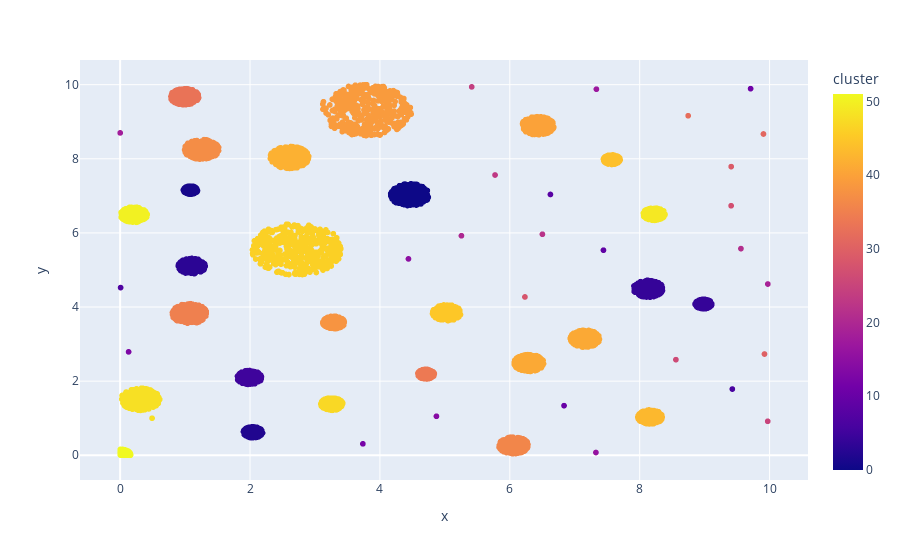

Write notebook code for a chart like this one.
### Markdown cell above
![image.png](attachment:image.png)

### Code cell
from plotly import express as px
import pandas as pd

df = pd.concat([pd.DataFrame(item, columns=['x', 'y']).assign(cluster=id) for id, item in enumerate(clusters)])
px.scatter(df, x='x', y='y', color='cluster', width=900)

### Figure 1 — Plotly figure (JSON) as saved in the notebook; plotly's stock layout.template omitted (floating-point values rounded to 4 significant figures; data arrays with more than 128 entries replaced by an {"elided": "..."} marker saying what was removed)
{"data": [{"hovertemplate": "x=%{x}<br>y=%{y}<br>cluster=%{marker.color}<extra></extra>", "legendgroup": "", "marker": {"color": {"elided": "11196 int values"}, "coloraxis": "coloraxis", "symbol": "circle"}, "mode": "markers", "name": "", "showlegend": false, "type": "scattergl", "x": {"elided": "11196 float values"}, "xaxis": "x", "y": {"elided": "11196 float values"}, "yaxis": "y"}], "layout": {"coloraxis": {"colorbar": {"title": {"text": "cluster"}}, "colorscale": [[0, "#0d0887"], [0.1111, "#46039f"], [0.2222, "#7201a8"], [0.3333, "#9c179e"], [0.4444, "#bd3786"], [0.5556, "#d8576b"], [0.6667, "#ed7953"], [0.7778, "#fb9f3a"], [0.8889, "#fdca26"], [1, "#f0f921"]]}, "legend": {"tracegroupgap": 0}, "margin": {"t": 60}, "width": 900, "xaxis": {"anchor": "y", "domain": [0, 1], "title": {"text": "x"}}, "yaxis": {"anchor": "x", "domain": [0, 1], "title": {"text": "y"}}}}
